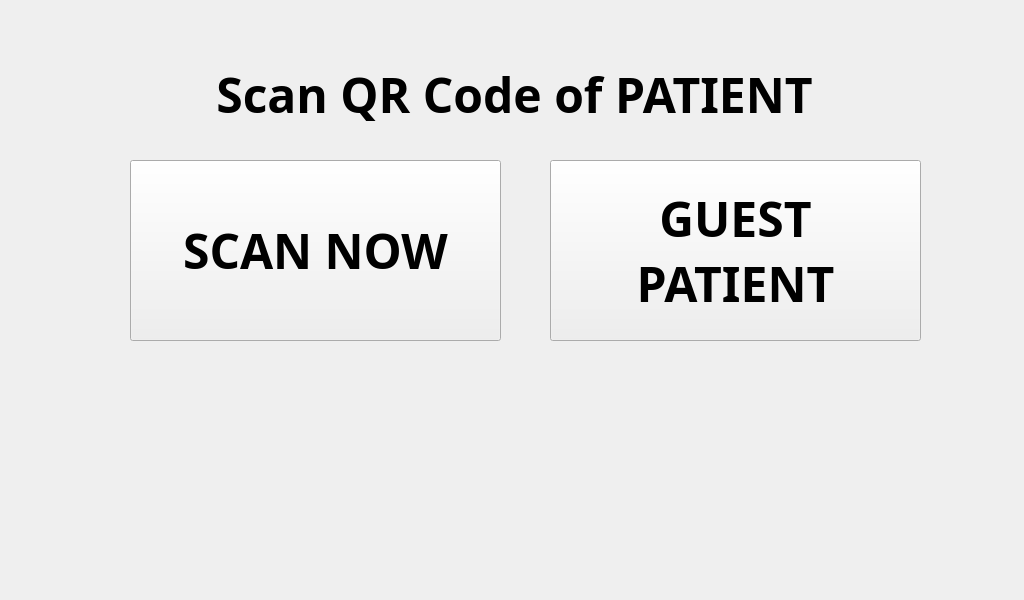
<?xml version="1.0" encoding="UTF-8"?>
<ui version="4.0">
 <class>MainWindow</class>
 <widget class="QMainWindow" name="MainWindow">
  <property name="geometry">
   <rect>
    <x>0</x>
    <y>0</y>
    <width>1024</width>
    <height>600</height>
   </rect>
  </property>
  <property name="minimumSize">
   <size>
    <width>1024</width>
    <height>600</height>
   </size>
  </property>
  <property name="maximumSize">
   <size>
    <width>1024</width>
    <height>600</height>
   </size>
  </property>
  <property name="windowTitle">
   <string>Scan QR Code of Patient</string>
  </property>
  <widget class="QWidget" name="centralwidget">
   <widget class="QFrame" name="frame">
    <property name="geometry">
     <rect>
      <x>9</x>
      <y>9</y>
      <width>1011</width>
      <height>171</height>
     </rect>
    </property>
    <property name="frameShape">
     <enum>QFrame::NoFrame</enum>
    </property>
    <property name="frameShadow">
     <enum>QFrame::Raised</enum>
    </property>
    <layout class="QGridLayout" name="gridLayout_2">
     <item row="0" column="0">
      <widget class="QLabel" name="TITLE">
       <property name="font">
        <font>
         <family>Unispace</family>
         <pointsize>36</pointsize>
         <weight>75</weight>
         <bold>true</bold>
        </font>
       </property>
       <property name="text">
        <string>Scan QR Code of PATIENT</string>
       </property>
       <property name="alignment">
        <set>Qt::AlignCenter</set>
       </property>
      </widget>
     </item>
    </layout>
   </widget>
   <widget class="QFrame" name="frame_2">
    <property name="geometry">
     <rect>
      <x>9</x>
      <y>348</y>
      <width>1001</width>
      <height>241</height>
     </rect>
    </property>
    <property name="frameShape">
     <enum>QFrame::NoFrame</enum>
    </property>
    <property name="frameShadow">
     <enum>QFrame::Raised</enum>
    </property>
    <layout class="QGridLayout" name="gridLayout">
     <item row="0" column="0">
      <widget class="QLabel" name="TUPC">
       <property name="minimumSize">
        <size>
         <width>192</width>
         <height>192</height>
        </size>
       </property>
       <property name="maximumSize">
        <size>
         <width>192</width>
         <height>192</height>
        </size>
       </property>
       <property name="text">
        <string/>
       </property>
       <property name="pixmap">
        <pixmap>pictures/program_pictures/tuplogo (1).png</pixmap>
       </property>
      </widget>
     </item>
     <item row="0" column="1">
      <widget class="QLabel" name="TUPC_2">
       <property name="minimumSize">
        <size>
         <width>194</width>
         <height>194</height>
        </size>
       </property>
       <property name="maximumSize">
        <size>
         <width>194</width>
         <height>194</height>
        </size>
       </property>
       <property name="text">
        <string/>
       </property>
       <property name="pixmap">
        <pixmap>pictures/program_pictures/first-aid-logo-png-png-image-762531.png</pixmap>
       </property>
      </widget>
     </item>
     <item row="0" column="2">
      <widget class="QLabel" name="rasberry">
       <property name="minimumSize">
        <size>
         <width>156</width>
         <height>200</height>
        </size>
       </property>
       <property name="maximumSize">
        <size>
         <width>156</width>
         <height>200</height>
        </size>
       </property>
       <property name="text">
        <string/>
       </property>
       <property name="pixmap">
        <pixmap>pictures/program_pictures/Raspberry logo.png</pixmap>
       </property>
      </widget>
     </item>
    </layout>
   </widget>
   <widget class="QPushButton" name="scan_qr_patient">
    <property name="geometry">
     <rect>
      <x>130</x>
      <y>160</y>
      <width>371</width>
      <height>181</height>
     </rect>
    </property>
    <property name="font">
     <font>
      <family>Unispace</family>
      <pointsize>36</pointsize>
      <weight>75</weight>
      <bold>true</bold>
     </font>
    </property>
    <property name="text">
     <string>SCAN NOW</string>
    </property>
   </widget>
   <widget class="QPushButton" name="guest_patient_window">
    <property name="geometry">
     <rect>
      <x>550</x>
      <y>160</y>
      <width>371</width>
      <height>181</height>
     </rect>
    </property>
    <property name="font">
     <font>
      <family>Unispace</family>
      <pointsize>36</pointsize>
      <weight>75</weight>
      <bold>true</bold>
     </font>
    </property>
    <property name="text">
     <string>GUEST 
PATIENT</string>
    </property>
   </widget>
  </widget>
 </widget>
 <resources/>
 <connections/>
</ui>
